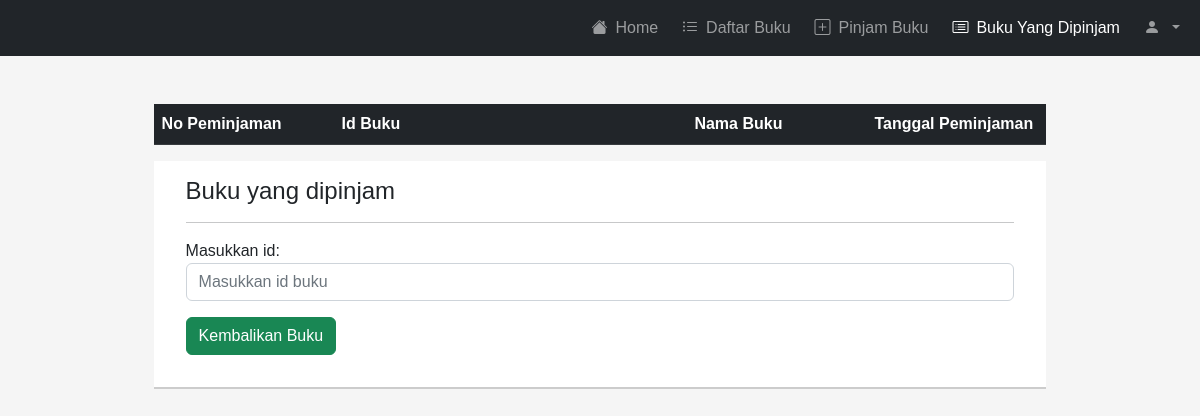
The page /bukudipinjam.php (signed in) on the database as committed earlier.
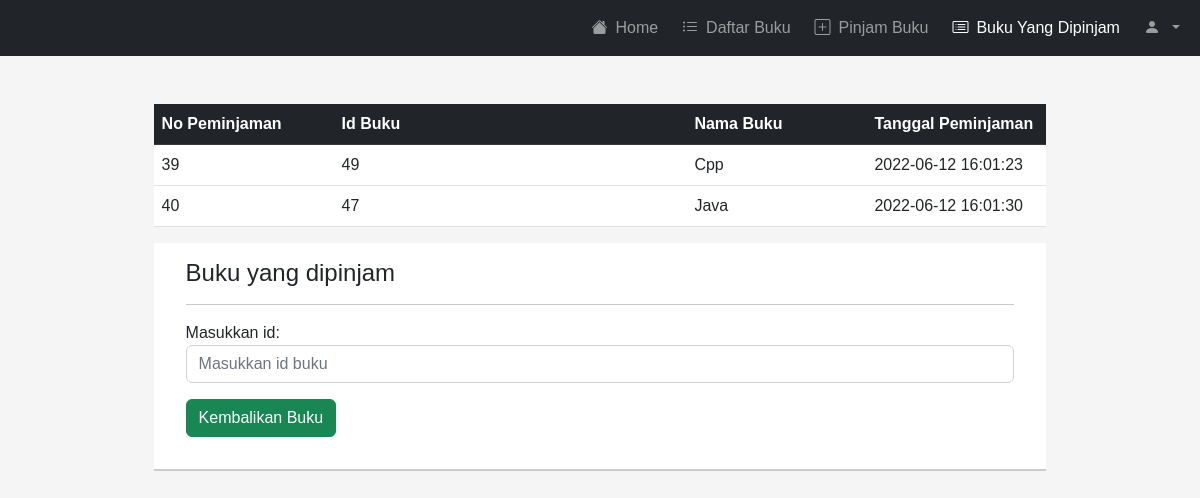
The same page on the database as committed later.
### tables this page shows
CREATE TABLE `buku_dipinjam` (
  `id` int(11) NOT NULL,
  `id_user` int(11) NOT NULL,
  `id_buku` int(11) NOT NULL,
  `nama_buku` varchar(255) NOT NULL,
  `tanggal_pinjam` timestamp NOT NULL DEFAULT current_timestamp()
);

### bukudipinjam.php (the view, shortened to what this page needs)
<!DOCTYPE html>
<html>
<head>
  <link rel="stylesheet" type="text/css" href="style.css">
	<link rel="stylesheet" href="	https://cdn.jsdelivr.net/npm/bootstrap@5.2.0-beta1/dist/css/bootstrap.min.css">
	<link rel="stylesheet" href="https://cdn.jsdelivr.net/npm/bootstrap-icons@1.8.3/font/bootstrap-icons.css">
</head>
<body>
<nav class="navbar navbar-expand-lg navbar-dark bg-dark">
  <div class="container-fluid">
      <ul class="navbar-nav ms-md-auto gap-2">
        <li class="nav-item rounded">
          <a class="nav-link" aria-current="page" href="beranda.php"><i class="bi bi-house-fill me-2"></i>Home</a>
        </li>
				<li class="nav-item rounded">
          <a class="nav-link" href="daftarbuku.php"><i class="bi bi-list-ul me-2"></i>Daftar Buku</a>
        </li>
				<?php
					if($_SESSION['level'] == 'user'){
					?>
					<li class="nav-item rounded">
        	  <a class="nav-link" href="pinjambuku.php"><i class="bi bi-plus-square me-2"></i>Pinjam Buku</a>
        	</li>
					<li class="nav-item rounded">
        	  <a class="nav-link active" href="bukudipinjam.php"><i class="bi bi-card-list me-2"></i>Buku Yang Dipinjam</a>
        	</li>
				<?php
					}
				?>
        <li class="nav-item dropdown rounded">
          <a class="nav-link dropdown-toggle" href="#" id="navbarDropdown" role="button" data-bs-toggle="dropdown" aria-expanded="false"><i class="bi bi-person-fill me-2"></i></a>
        </li>
      </ul>
    </div>
</nav>
<div class="container">
		<form action="kembalikan_buku.php" method="GET">
		<?php
		include "koneksi.php";
		$username = $_SESSION['username'];
		$userr = mysqli_query($conn, "SELECT * FROM akun WHERE username = '$username'");
		$data_user = mysqli_fetch_array($userr);
		$id_user = $data_user['id'];
		  $sql=mysqli_query($conn, "SELECT * FROM buku_dipinjam WHERE id_user = '$id_user'");
		  echo '
		  <table class="table table-buku mt-5 align-middle">
		  <thead class="table-dark">
		  	<tr>
		  		<th>No Peminjaman</th>
		  		<th>Id Buku</th>
		  		<th>Nama Buku</th>
		  		<th>Tanggal Peminjaman</th>
		  	</tr>
		  </thead>
		  <tbody>';
		  while ($row = mysqli_fetch_array($sql))
			{
				echo '<tr>
						<td>'.$row['id'].'</td>
						<td>'.$row['id_buku'].'</td>
						<td>'.$row['nama_buku'].'</td>
						<td>'.$row['tanggal_pinjam'].'</td>
					</tr>';
			}
			echo '
				</tbody>
		  </table>
		  '
		 ?>
    <div class="div-center2">
       <h4>Buku yang dipinjam</h4>
       <hr />
         <div class="form-group">
           <label for="id_buku">Masukkan id:</label>
           <input type="text" class="form-control mb-3" name="id_buku" placeholder="Masukkan id buku">
         </div>
         <button type="submit" class="btn btn-success mb-3" name="submit" onclick="return confirm('Apa anda yakin ingin mengembalikan?');">Kembalikan Buku</button>
       </form>
    </div>
</body>
</html>

Rows that differ between the two databases and show on the page:
added buku_dipinjam: id "39", id_buku "49", nama_buku "Cpp", tanggal_pinjam "2022-06-12 16:01:23"
added buku_dipinjam: id "40", id_buku "47", nama_buku "Java", tanggal_pinjam "2022-06-12 16:01:30"
